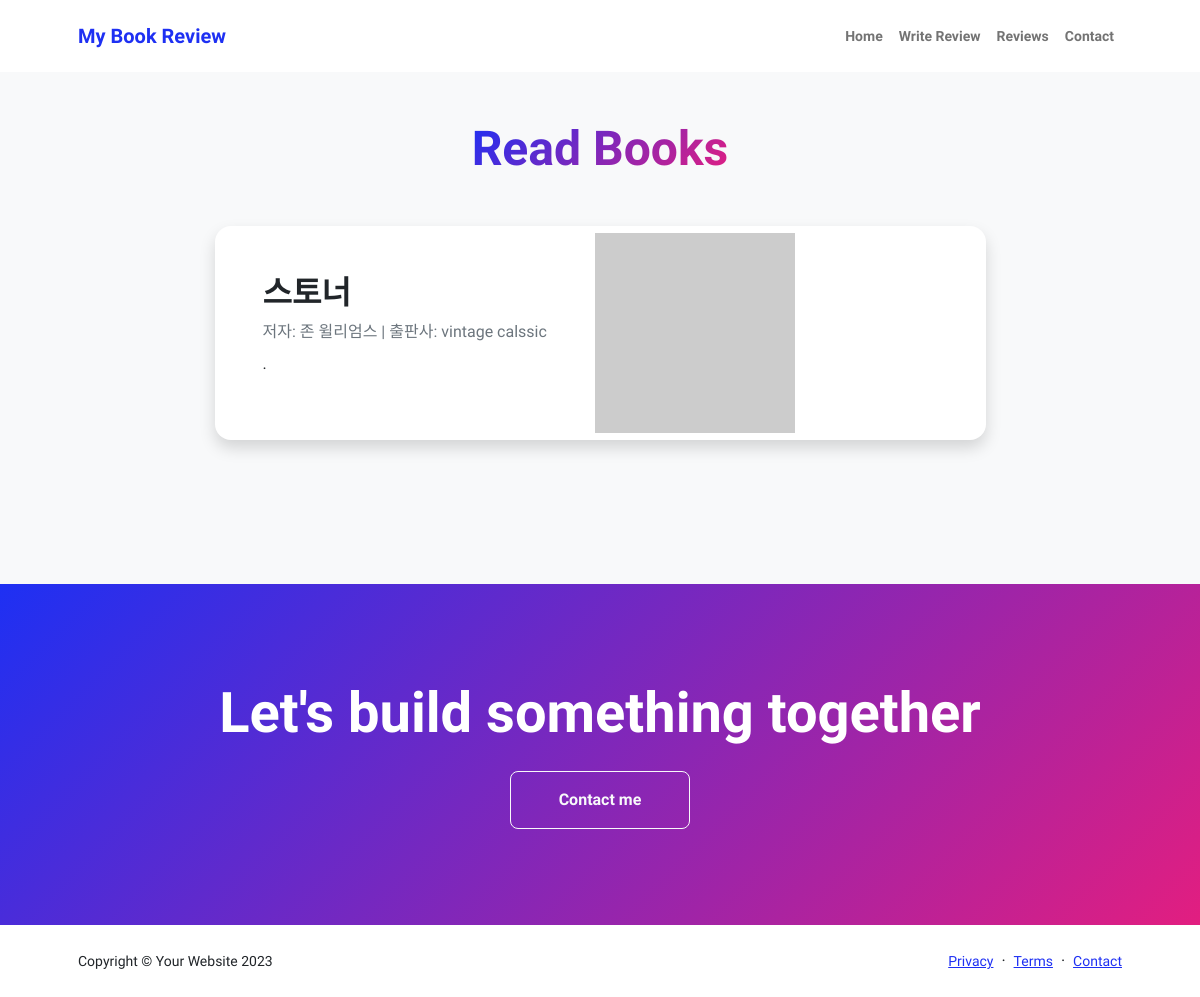
The page /books/ on the database its author committed.
### books/models.py (models this page shows, shortened)
class Book(models.Model):
    title = models.CharField(max_length=100)    # 책 제목
    author = models.CharField(max_length=50)    # 저자
    publisher = models.CharField(max_length=50) # 출판사
    description = models.TextField()           # 책 소개

### books/views.py (the view)
# urls.py: path('', views.book_list, name='book_list'),
def book_list(request):
    books = Book.objects.all()
    return render(request, 'projects.html',{'books': books})

### books/templates/projects.html (shortened to what this page needs)
{% load static %}
<!DOCTYPE html>
<html lang="en">
    <head>
        <link href="https://cdn.jsdelivr.net/npm/bootstrap-icons@1.8.1/font/bootstrap-icons.css" rel="stylesheet" />
        <link href="{% static 'css/styles.css' %}" rel="stylesheet" />
    </head>
    <body class="d-flex flex-column h-100 bg-light">
        <main class="flex-shrink-0">
            <nav class="navbar navbar-expand-lg navbar-light bg-white py-3">
                <div class="container px-5">
                    <a class="navbar-brand" href="index.html"><span class="fw-bolder text-primary">My Book Review</span></a>
                    <div class="collapse navbar-collapse" id="navbarSupportedContent">
                        <ul class="navbar-nav ms-auto mb-2 mb-lg-0 small fw-bolder">
                            <li class="nav-item"><a class="nav-link" href="{%url 'home' %}">Home</a></li>
                            <li class="nav-item"><a class="nav-link" href="{% url 'form_create' %}">Write Review</a></li>
                            <li class="nav-item"><a class="nav-link" href="{%url 'comment_list' %}">Reviews</a></li>
                            <li class="nav-item"><a class="nav-link" href="contact.html">Contact</a></li>
                        </ul>
                    </div>
                </div>
            </nav>
            <section class="py-5">
                <div class="container px-5 mb-5">
                    <div class="text-center mb-5">
                        <h1 class="display-5 fw-bolder mb-0"><span class="text-gradient d-inline">Read Books</span></h1>
                    </div>
                    <div class="row gx-5 justify-content-center">
                        <div class="col-lg-11 col-xl-9 col-xxl-8">
                            {% for book in books %}
                            <div class="card overflow-hidden shadow rounded-4 border-0 mb-5">
                                <div class="card-body p-0">
                                    <div class="d-flex align-items-center">
                                        <div class="p-5">
                                            <h2 class="fw-bolder">{{ book.title }}</h2>
                                            <p class="text-muted mb-2">저자: {{ book.author }} | 출판사: {{ book.publisher }}</p>
                                            <p>{{ book.description }}</p>
                                        </div>
                                        <img class="img-fluid" src="https://dummyimage.com/200x200/343a40/6c757d" alt="..." />
                                    </div>
                                </div>
                            </div>
                            {% endfor %}
            </section>
            <section class="py-5 bg-gradient-primary-to-secondary text-white">
                <div class="container px-5 my-5">
                    <div class="text-center">
                        <h2 class="display-4 fw-bolder mb-4">Let's build something together</h2>
                        <a class="btn btn-outline-light btn-lg px-5 py-3 fs-6 fw-bolder" href="contact.html">Contact me</a>
                    </div>
                </div>
            </section>
        </main>
        <footer class="bg-white py-4 mt-auto">
            <div class="container px-5">
                <div class="row align-items-center justify-content-between flex-column flex-sm-row">
                    <div class="col-auto"><div class="small m-0">Copyright &copy; Your Website 2023</div></div>
                    <div class="col-auto">
                        <a class="small" href="#!">Privacy</a>
                        <span class="mx-1">&middot;</span>
                        <a class="small" href="#!">Terms</a>
                        <span class="mx-1">&middot;</span>
                        <a class="small" href="#!">Contact</a>
                    </div>
                </div>
            </div>
        </footer>
    </body>
</html>

### rows shown on the page
Book: title "스토너", author "존 윌리엄스", publisher "vintage calssic", description "."
